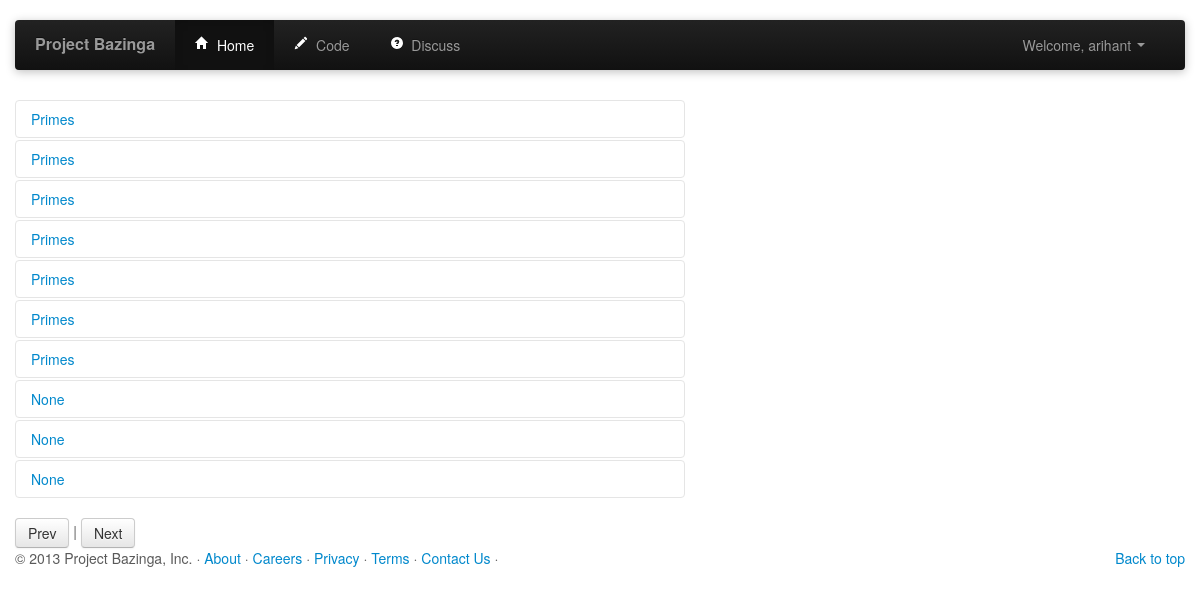
Page /code/submissions/0 (signed in) on the earlier database version.
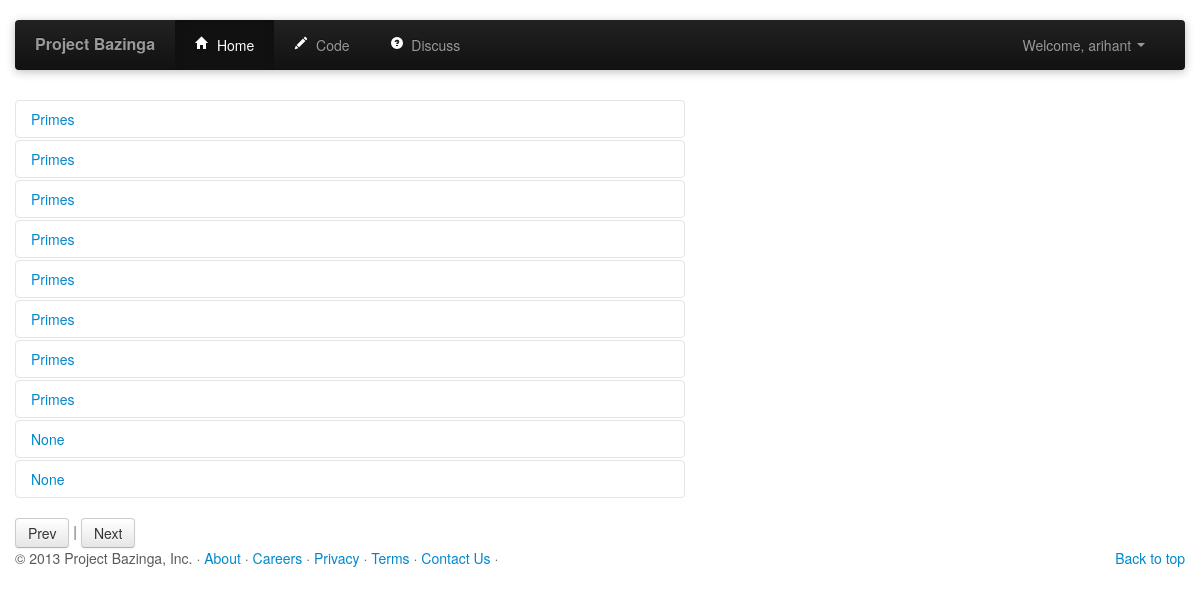
Same page on the later database version.
### tables this page shows
CREATE TABLE submissions (
    "points" INTEGER,
    "lang" TEXT,
    "code" TEXT,
    "id" INTEGER PRIMARY KEY AUTOINCREMENT NOT NULL,
    "user_id" INTEGER,
    "submission_time" DATETIME,
    "question_id" INTEGER DEFAULT (0)
);

CREATE TABLE contest_questions (
    "question_id" INTEGER PRIMARY KEY AUTOINCREMENT NOT NULL,
    "contest_id" INTEGER NOT NULL,
    "owner" INTEGER NOT NULL,
    "question_name" TEXT NOT NULL,
    "question_string" TEXT NOT NULL
);

### contest_views.py (the view)
@contest_views.route('/code/submissions/<int:index>')
def submissions(index=0):
	if index<0:
		index=0
	user_id = session['userId']
	db = get_db()
	cur = db.execute('SELECT * FROM submissions LEFT JOIN contest_questions ON submissions.question_id=contest_questions.question_id WHERE user_id = ? ORDER BY id DESC LIMIT ?, ?', [user_id, index, index+10])
	subs = cur.fetchall()
	subss = [[sub, []] for sub in subs]
	for i in range(0, len(subs)):
		cur = db.execute('SELECT * FROM submission_testcase WHERE submission_id=?', [subs[i]['id']])
		tcs = cur.fetchall()
		subss[i][1] = tcs
	return render_template("submissions.html", subs=subss, next=index+11, prev=index-11)

### contest_views.py (called while the page is built)
def get_db():
	top = _app_ctx_stack.top
	if not hasattr(top, 'sqlite_db'):
		sqlite_db = sqlite3.connect('database.db')
		sqlite_db.row_factory = sqlite3.Row
		top.sqlite_db = sqlite_db
	return top.sqlite_db

### templates/submissions.html (shortened to what this page needs)
{% extends "header.html" %}
{% block body %}
<div class="container marketing">
  <div class="row">
  <div class="span7">
  	<div class="accordion" id="submissions">
  	{% for sub in subs %}
  		<div class="accordion-group">
  		<div class="accordion-heading">
  		<a class="accordion-toggle" data-toggle="collapse" data-parent="#submissions" href="#{{ sub[0].id }}" >
  			{{ sub[0].question_name }}
  		</a>
  		</div>
  		</div>
  	{% endfor %}
  	</div>
  </div>
  </div>
  <a class="btn" href="{{ url_for('contest_views.submissions', index=prev) }}">Prev</a> | <a class="btn" href="{{ url_for('contest_views.submissions', index=next) }}">Next</a>
{% endblock %}

### templates/header.html (shortened to what this page needs)
<!DOCTYPE html>
<html lang="en">
  <head>
    <link href="{{ url_for('static', filename='css/bootstrap.css') }}" rel="stylesheet">
    <link href="{{ url_for('static', filename='css/style.css') }}" rel="stylesheet">
    <link href="{{ url_for('static', filename='css/editor.css') }}" rel="stylesheet">
  </head>
  <body>
    <div class="navbar-wrapper">
      <div class="container">
        <div class="navbar navbar-inverse">
          <div class="navbar-inner">
            <a class="brand" href="/">Project Bazinga</a>
            <div class="nav-collapse collapse">
              <ul class="nav">
                <li class="active"> <a href="/home"><i class="icon-home icon-white"></i>&nbsp; Home</a></li>
                <li><a href="/code"><i class="icon-pencil icon-white"></i>&nbsp; Code</a></li>
                <li><a href="/discuss"><i class="icon-question-sign icon-white"></i>&nbsp; Discuss</a></li>
              </ul>
              <ul class="nav pull-right">
                {% if not session.logged_in  %}
                <li class="dropdown">
                  <a class="dropdown-toggle" href="" data-toggle="dropdown"><span {% if error %} class="text-error " {% endif %} > Sign In <strong class="caret"></strong> </span ></a>
                  <div class="dropdown-menu" style="padding: 15px; padding-bottom: 0px;">
                    <form method="post" action="/login" accept-charset="UTF-8">
                      {% if error %}
                        <div class="alert alert-error">
                          <a class="close" data-dismiss="alert" href="#">×</a>Invalid Username or Password!
                        </div>
                      {% endif %}
                      <input style="margin-bottom: 15px;" type="text" placeholder="Username" id="username" name="username">
                      <input style="margin-bottom: 15px;" type="password" placeholder="Password" id="password" name="password">
                      <input style="float: left; margin-right: 10px;" type="checkbox" name="remember-me" id="remember-me" value="1">
                      <label class="string optional" for="user_remember_me"> Remember me</label>
                      <input class="btn btn-primary btn-block" type="submit" id="sign-in" value="Sign In">
                      <li class="divider"></li>
                      <div >
                        <a href = "/register" >Register </a> | <a href = "/forgot">Forgot Password </a>
                      </div>
                    </form>
                  </div>
                </li>
                {% else %}
                <li class="dropdown">
                  <a href="#" class="dropdown-toggle " data-toggle="dropdown"> Welcome, {{ session.username }} <b class="caret"></b></a>
                  </ul>
                {% endif %}
            </div>
          </div>
        </div>
      </div>
    </div>
      {% block body %}
      {% endblock %}
     <div id="footer">
     <div class="container ">
      <footer>
        <p class="pull-right"><a href="#">Back to top</a></p>
        <p>&copy; 2013 Project Bazinga, Inc. &middot; <a href="#">About</a> &middot; <a href="#">Careers</a> &middot; <a href="#">Privacy</a> &middot; <a href="#">Terms</a> &middot; <a href="#">Contact Us</a> &middot;</p>
      </footer>
  </body>
</html>

### static/css/style.css (style rules this page uses)
body { padding-bottom: 40px; color: #5a5a5a; }
.navbar-wrapper { position: absolute; top: 0; left: 0; right: 0; z-index: 10; margin-top: 20px; margin-bottom: -90px; }
.navbar .navbar-inner { border: 0; -webkit-box-shadow: 0 2px 10px rgba(0,0,0,.25); -moz-box-shadow: 0 2px 10px rgba(0,0,0,.25); box-shadow: 0 2px 10px rgba(0,0,0,.25); }
.navbar .brand { padding: 14px 20px 16px; font-size: 16px; font-weight: bold; text-shadow: 0 -1px 0 rgba(0,0,0,.5); }
.navbar .nav > li > a { padding: 15px 20px; }

Differences in the rows shown:
no longer on this page (row unchanged): submissions: sub "None"
added submissions: question_name "Primes"
